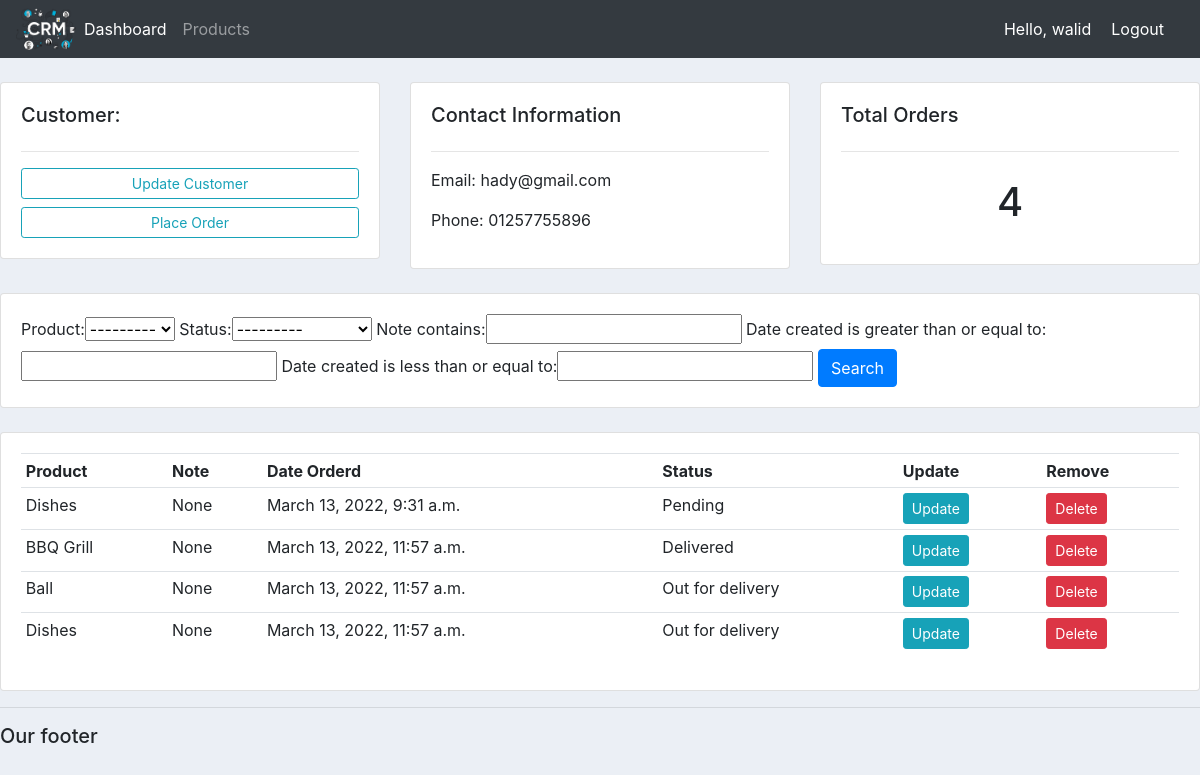
/customer/2/ (signed in), run on an earlier commit of the app's database.
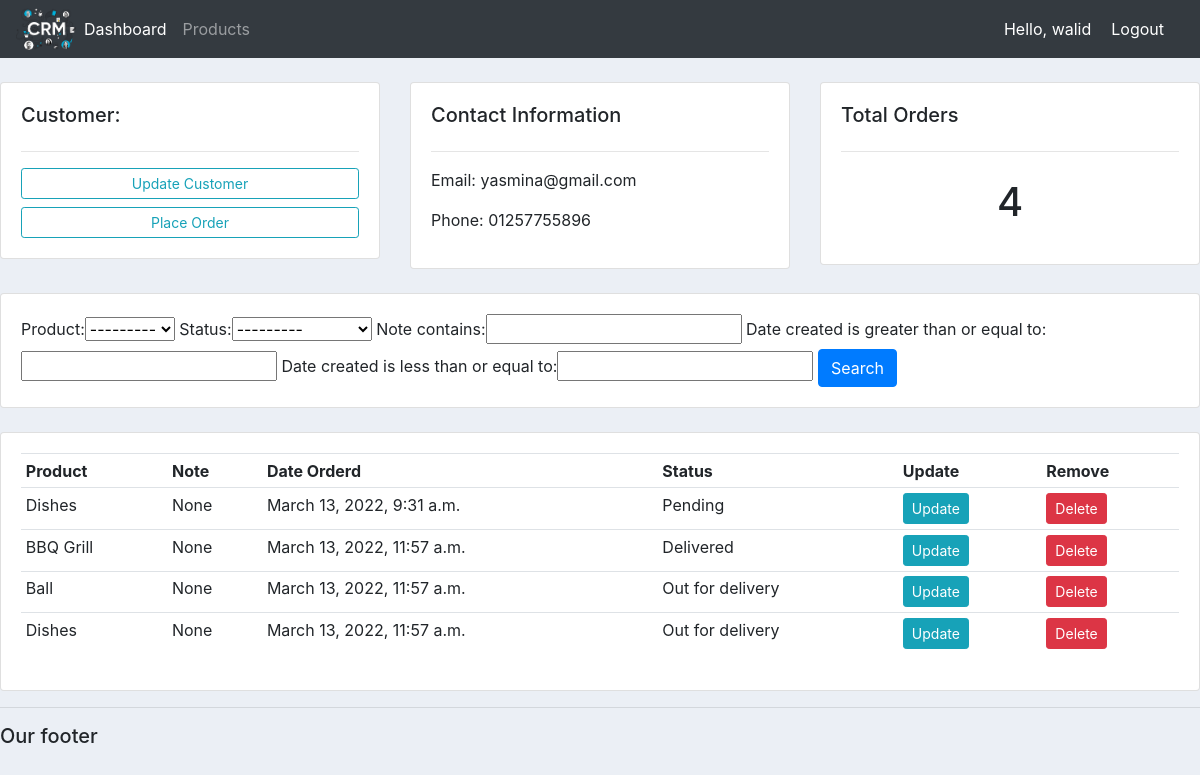
And on a later commit of the database.
### accounts/models.py (models this page shows, shortened)
class Customer(models.Model):
    user = models.OneToOneField(User, null=True, blank=True, on_delete=models.CASCADE)
    name = models.CharField(max_length=200, null=True)
    phone = models.CharField(max_length=200, null=True)
    email = models.CharField(max_length=200, null=True)
    profile_pic = models.ImageField(default="default.png", null=True, blank=True)
    date_created = models.DateTimeField(auto_now_add=True, null=True)

### accounts/decorators.py (the view)
        def wrapper_func(request, *args, **kwargs):
            group = None
            if request.user.groups.exists():
                group = request.user.groups.all()[0].name
            if group in allowed_roles:
                return view_func(request, *args, **kwargs)
            else:
                return HttpResponse('You are not authorized to view this page.')

### accounts/models.py (called while the page is built)
    def __str__(self):
        return self.name

### accounts/views.py (called while the page is built)
@login_required(login_url='login')
@allowed_users(allowed_roles=['admin'])
def customer(request, pk_test):
    customer = Customer.objects.get(id=pk_test)
    orders = customer.order_set.all()
    total_orders = orders.count()
    myFilter = OrderFilter(request.GET, queryset=orders)
    orders = myFilter.qs
    context = {'customer':customer, 'orders':orders, 'total_orders':total_orders, 'myFilter':myFilter}
    return render(request, 'accounts/customer.html', context)

### accounts/templates/accounts/customer.html
{% extends 'accounts/main.html' %}
{% block content %}
<br>
<div class="row">
	<div class="col-md">
		<div class="card card-body">
			<h5>Customer:</h5>
			<hr>
			<a class="btn btn-outline-info  btn-sm btn-block" href="">Update Customer</a>
			<a class="btn btn-outline-info  btn-sm btn-block" href="{% url 'create_order' customer.id %}">Place Order</a>
		</div>
	</div>
	<div class="col-md">
		<div class="card card-body">
			<h5>Contact Information</h5>
			<hr>
			<p>Email: {{customer.email}} </p>
			<p>Phone: {{customer.phone}}</p>
		</div>
	</div>
	<div class="col-md">
		<div class="card card-body">
			<h5>Total Orders</h5>
			<hr>
			<h1 style="text-align: center;padding: 10px">{{total_orders}}</h1>
		</div>
	</div>
</div>
<br>
<div class="row">
	<div class="col">
		<div class="card card-body">
			<form method="get">
				{{myFilter.form}}
		    <button class="btn btn-primary" type="submit">Search</button>
		  </form>
		</div>
	</div>
</div>
<br>
<div class="row">
	<div class="col-md">
		<div class="card card-body">
			<table class="table table-sm">
				<tr>
					<th>Product</th>
					<th>Note</th>
					<th>Date Orderd</th>
					<th>Status</th>
					<th>Update</th>
					<th>Remove</th>
				</tr>
				{% for order in orders %}
				<tr>
					<td>{{order.product}}</td>
					<td>{{order.note}}</td>
					<td>{{order.date_created}}</td>
					<td>{{order.status}}</td>
					<td><a class="btn btn-sm btn-info" href="{% url 'update_order' order.id %}">Update</a></td>
					<td><a class="btn btn-sm btn-danger" href="{% url 'delete_order' order.id %}">Delete</a></td>
				</tr>
				{% endfor %}
			</table>
		</div>
	</div>
</div>
{% endblock %}

What changed in the data, as far as the page shows it:
changed Customer: email "hady@gmail.com" → "yasmina@gmail.com"
